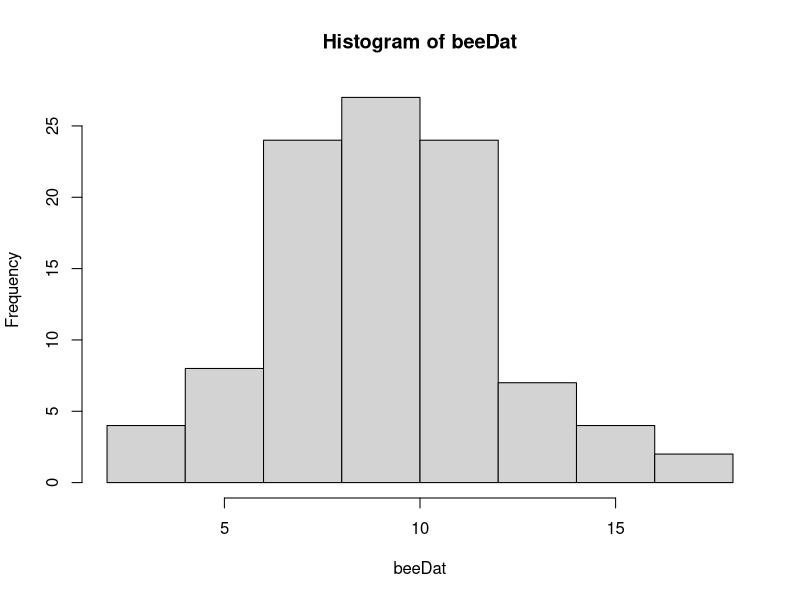
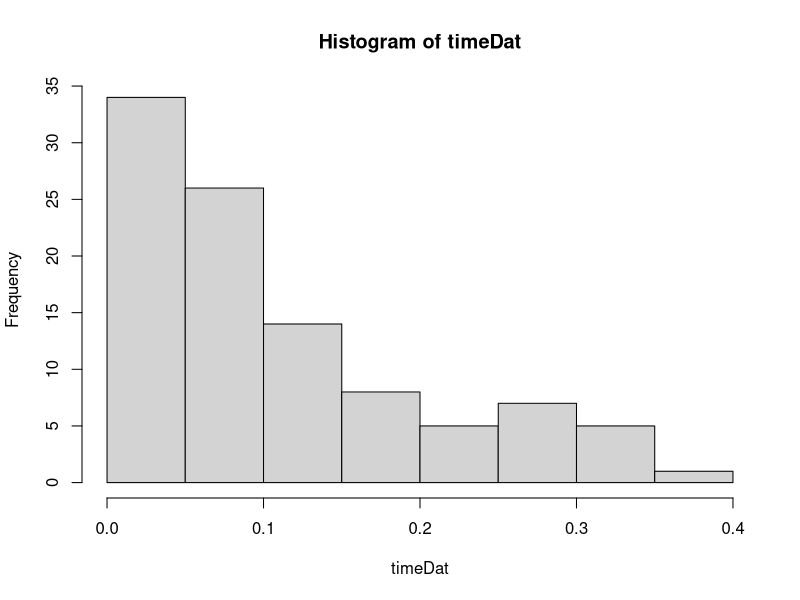
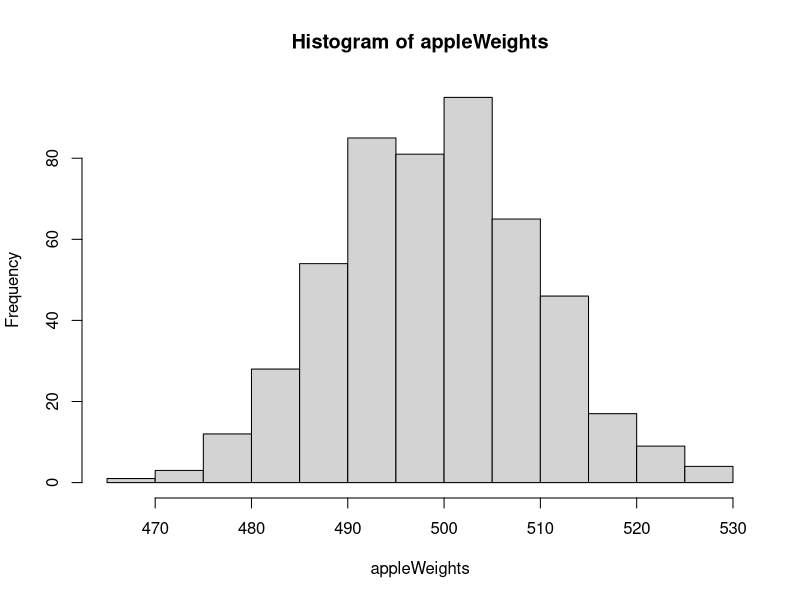

Source code (R) for these figures, in order:
## ---- chunk 1
knitr::opts_chunk$set(echo = TRUE)
setwd('~/Documents/ibio830/x18-Intro-to-ProbDistns2/')
## ---- chunk 2

beeDat <- rpois(100, 10)

hist(beeDat)

pollinatorData <- data.frame(undergrad = 1:100, pollinatorCount = beeDat)

write.table(pollinatorData, quote=FALSE, file="pollinator-data.txt", row.names=F)

## ---- chunk 3
timeDat <- rexp(100,10)

hist(timeDat)

timeData <- data.frame(undergrad = 1:100, visitTime = timeDat)

write.table(timeData, quote=FALSE, file="time-data.txt", row.names=F)


## ---- chunk 4

missedBugs <- rgeom(n=100, prob=0.5)

write.table(data.frame(undergrad = 1:100, missedBugs=missedBugs),file="missing-pollinators-data.txt", row.names=F, quote=F)
## ---- chunk 5
#visits <- rbinom(n=100, size=20, p = 0.5)

appleWeights <- rnorm(n=500,mean=500, sd=10)
hist(appleWeights)

write.table(data.frame(appleNo = 1:500, appleWeight=appleWeights),file="apple-data.txt", row.names=F, quote=F)
